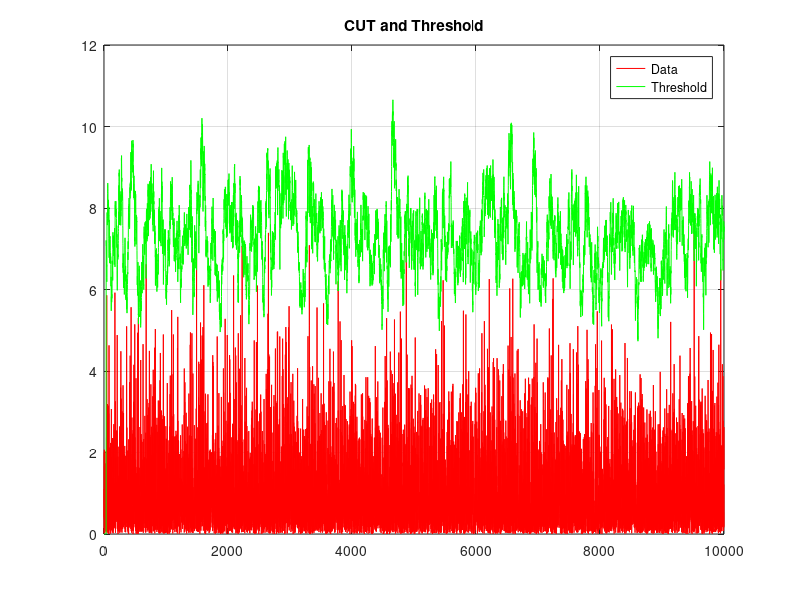

MATLAB code for this plot:
%% Cell Averaging CFAR Detection Algorithm
clear all;  
close all;

PFA = 1e-3; % Abdul Gaffar 1e-3 = 1/1000
             
NumDataPoints = 1000000; 
test = 1:NumDataPoints;%100 000 data points

a = normrnd(0,1,1,NumDataPoints); %Chosen by Gaussian PDF
b = normrnd(0,1,1,NumDataPoints); %Chosen by Gaussian PDF
x = (a + (1i*b))/sqrt(2); %a - I, b - Q --> NOISE SO all detections are false alarms??

SLD = abs(x).^2; % Square Law Detector
i_power = mean(SLD); %Interference power of Square Law Detector

window = 32; %window size
N = window*2; %Number of Reference Cells
guard_cells = 2; %Guard cells - 3/4

len_x = length(SLD);
CFAR_T = zeros(len_x,1); % intialise matrix for each CUT
counter = 0; %keep track of number of false alarms

%% Determine CFAR for each CUT
for CUT = 1:len_x
    %No false alarm outside the window and guard cell region
    region = window + guard_cells +1;
    if (CUT < region || CUT > (len_x - region))
        CFAR_T(CUT) = 0;
        continue;
    end
    
    %CA-CFAR
    lag_window = SLD(CUT-window-guard_cells:CUT-1-guard_cells);
    lead_window = SLD(CUT+1+guard_cells:CUT+window+guard_cells);
     
     
    %Calculate CA-CFAR Threshold
    %1. Calculate the interference statistic
    g_CA = (sum(lag_window)+ sum(lead_window))./N;
    %2. Calculate CFAR constant
    alpha_CA = N*(PFA^(-1/(N))-1);
    %CA-CFAR Threshold
    threshold = g_CA*alpha_CA;
    
    %CFAR Threshold
    %threshold = -log(PFA)*i_power; %page 631 of textbook
    
    CFAR_T(CUT) = threshold;
    
    if (CFAR_T(CUT)<SLD(CUT))
        counter = counter + 1;
    end 
 
end


%% Plot r(CUT) and threshold - 100000*10e-3 = 100 false alarms
PFA_sim = counter/NumDataPoints;
Error = abs(((PFA_sim-PFA)/PFA)*100); % Abdul Gaffar abs()

figure
plot(test(1:10000), SLD(1:10000),'color','r')
title('CUT and Threshold')

hold on

plot(test(1:10000),CFAR_T(1:10000),  'color','g')

hold off
grid on;
legend('Data', 'Threshold');




